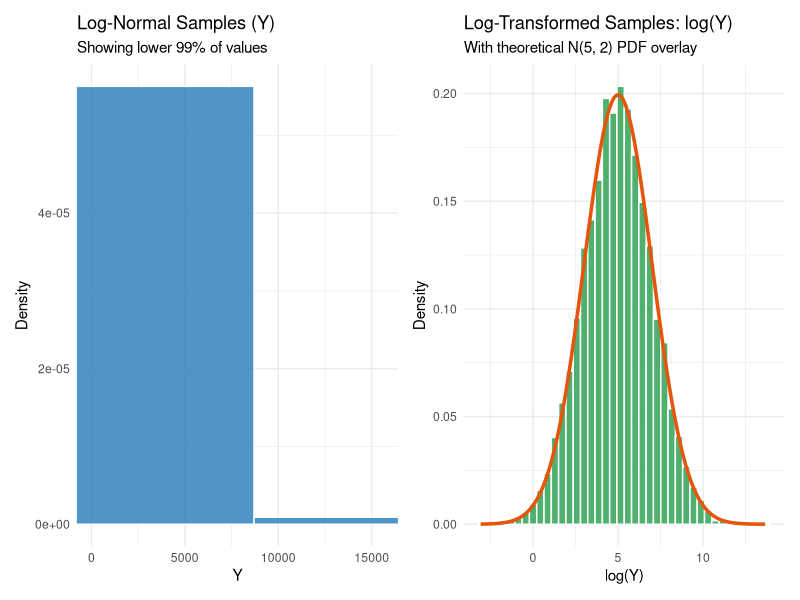
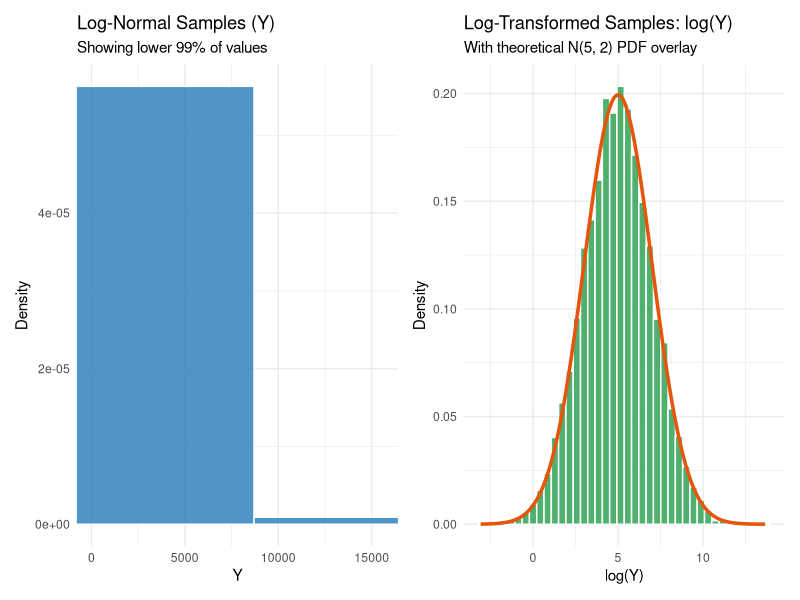

R code for these plots, in order:
library(tidyverse)
library(patchwork)

set.seed(42)

# 1. Sample from LogNormal(meanlog = 5, sdlog = 2)
mu <- 5
sigma <- 2
n <- 10000

df <- tibble(
  y = rlnorm(n, meanlog = mu, sdlog = sigma),
  log_y = log(y)
)

# 2. Histogram of raw lognormal samples (trimmed at 99th percentile for readability)
p1 <- ggplot(df, aes(x = y)) +
  geom_histogram(aes(y = after_stat(density)), bins = 50,
                 fill = "#3182bd", color = "white", alpha = 0.85) +
  coord_cartesian(xlim = c(0, quantile(df$y, 0.99))) +
  labs(
    title = "Log-Normal Samples (Y)",
    subtitle = "Showing lower 99% of values",
    x = "Y",
    y = "Density"
  ) +
  theme_minimal()

# 3. Histogram of log-transformed samples + theoretical N(5, 2) PDF
p2 <- ggplot(df, aes(x = log_y)) +
  geom_histogram(aes(y = after_stat(density)), bins = 40,
                 fill = "#31a354", color = "white", alpha = 0.85) +
  stat_function(
    fun = dnorm,
    args = list(mean = mu, sd = sigma),
    color = "#e6550d",
    linewidth = 1.2
  ) +
  labs(
    title = "Log-Transformed Samples: log(Y)",
    subtitle = "With theoretical N(5, 2) PDF overlay",
    x = "log(Y)",
    y = "Density"
  ) +
  theme_minimal()

# Combine and save
combined_plot <- p1 + p2
print(combined_plot)

ggsave("lognormal_simulation.png", plot = combined_plot, width = 10, height = 4.5, dpi = 300)
